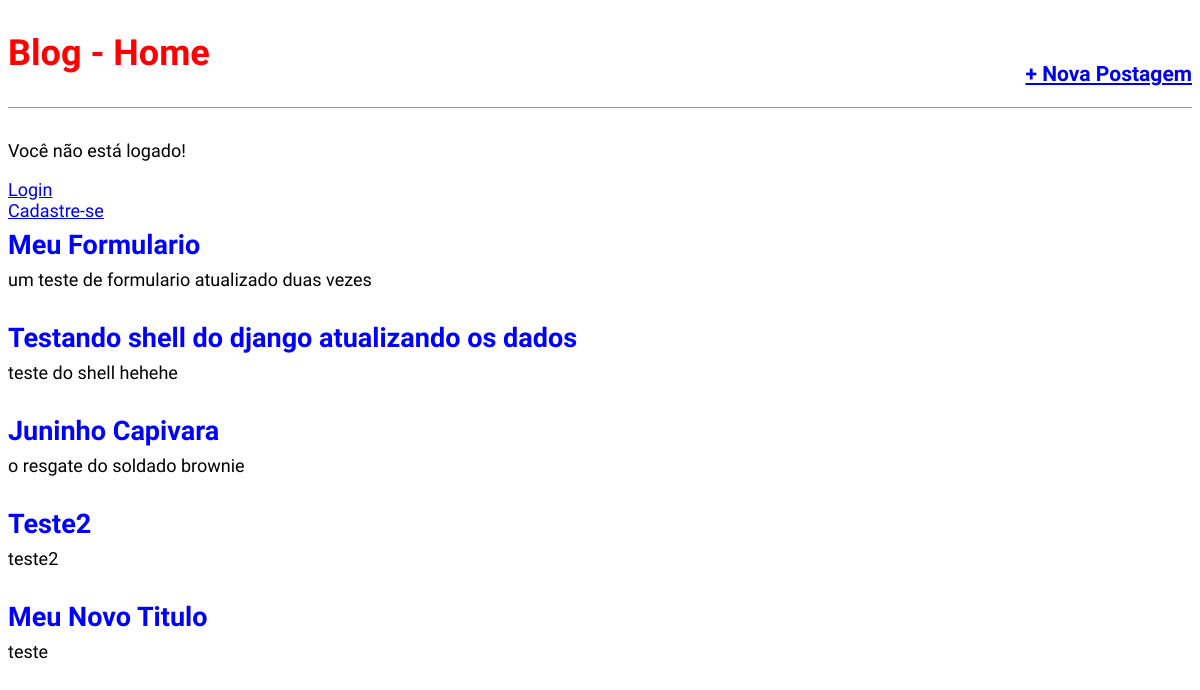
The app's page /, older data.
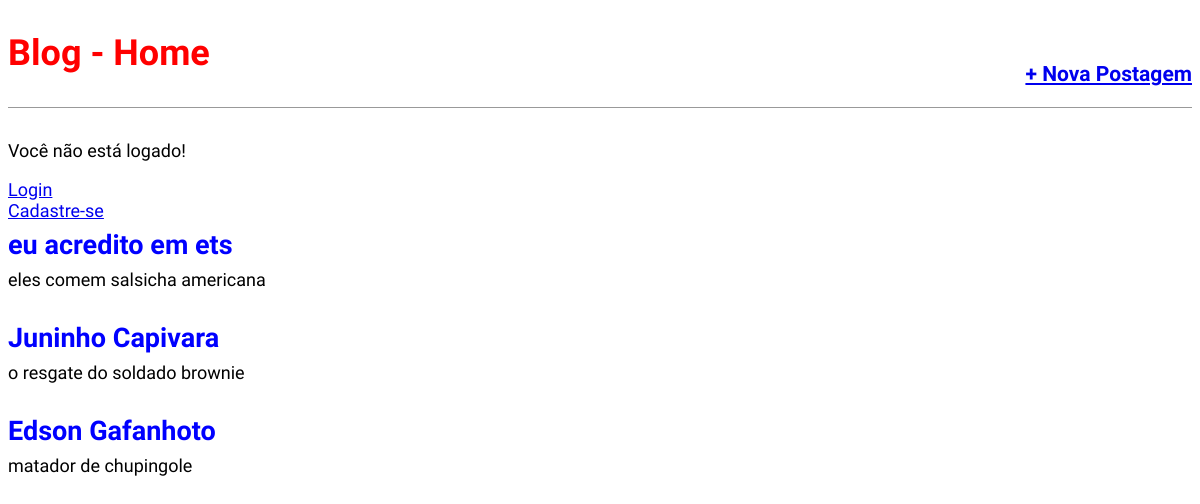
The same page, newer data.
### blog/models.py (models this page shows, shortened)
class Post(models.Model):
    STATUS = (
        ('rascunho','Rascunho'),
        ('publicado','Publicado'),
    )
    titulo = models.CharField(max_length=250)
    slug   = models.SlugField(max_length=250) #https://site.com/noticias/campeonato-brasileiro-2020/01/02/2020
    autor  = models.ForeignKey(User,
                               on_delete=models.CASCADE)
    conteudo = models.TextField()
    publicado = models.DateTimeField(default=timezone.now)
    criado = models.DateTimeField(auto_now_add=True)
    alterado = models.DateTimeField(auto_now=True)
    status = models.CharField(max_length=10,
                              choices=STATUS,
                              default='rascunho')
    objects = models.Manager()
    published = PublishedManager()
    def get_absolute_url(self):
        return reverse('post_detail', args=[self.slug])
    class Meta:
        ordering = ('-publicado',)

### blog/views.py (the view)
# urls.py: path('', views.BlogListView.as_view(), name='home'),
class BlogListView(ListView):
    model = Post
    template_name = 'blog/home.html'

### blog/templates/blog/home.html (shortened to what this page needs)
{% extends 'base.html' %}
{% block content %}
    {% for post in object_list %}
    <div class="post-entry">
            <h2><a href="{{ post.get_absolute_url }}">{{ post.titulo }}</a></h2>
            <p>{{ post.conteudo }} </p>
    </div>
    {% endfor %}
{% endblock content %}

### templates/base.html (shortened to what this page needs)
{% load static %}
<!DOCTYPE html>
<html lang="pt-br">
<head>
    <link rel="stylesheet" href="{% static 'css/style.css' %}">
</head>
<body>
    <header>
        <div class="nav-left">
            <h1><a href="/">Blog - Home</a></h1>
        </div>
        <div class="nav-right">
            <h3><a href="{% url 'post_new' %}">+ Nova Postagem</a></h3>
        </div>
    </header>
    {% if user.is_authenticated %}
        <p>Olá {{ user.username }}</p>
        <p><a href="{% url 'logout' %}">Logout</a></p>
    {% else %}
        <p>Você não está logado!</p>
        <a href="{% url 'login' %}">Login</a>
        <br>
        <a href="{% url 'signup' %}">Cadastre-se</a>
    {% endif %}
    <div class="container">
        {% block content %} {% endblock content %}
    </div>
</body>
</html>

### statics/css/style.css (style rules this page uses)
body { font-family: 'Source Sans Pro', sans-serif; font-size: 18px; }
header { border-bottom: 1px solid #999; margin-bottom: 2rem; display: flex; }
header h1 a { color:red; text-decoration: none; }
.nav-left { margin-right: auto; }
.nav-right { display: flex; padding-top: 2rem; }
.post-entry { margin-bottom: 2rem; }
.post-entry h2 { margin: 0.5rem 0; }
.post-entry h2 a, .post-entry h2 a:visited { color: blue; text-decoration: none; }
.post-entry p { margin: 0; font-weight: 400; }

Row changes from the older to the newer data that the page shows:
removed Post: titulo "Meu Formulario", conteudo "um teste de formulario atualizado duas vezes"
removed Post: titulo "Testando shell do django atualizando os dados", conteudo "teste do shell hehehe"
removed Post: titulo "Teste2", conteudo "teste2"
removed Post: titulo "Meu Novo Titulo", conteudo "teste"
added Post: titulo "eu acredito em ets", conteudo "eles comem salsicha americana"
added Post: titulo "Edson Gafanhoto", conteudo "matador de chupingole"
